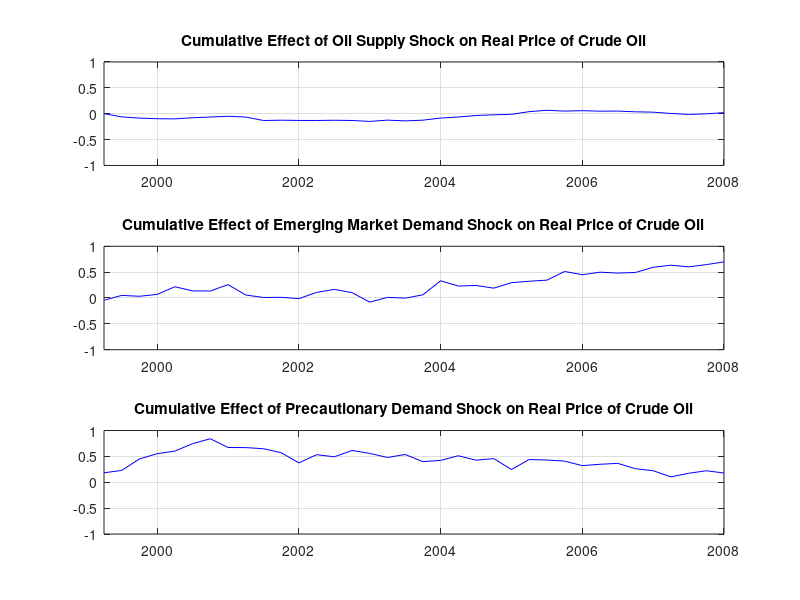

Here is the MATLAB script that generated this plot:
clear all;

global t

load oilsup.txt; x=oilsup; [t,q]=size(x);
load oilad.txt; y=oilad; [t,q]=size(y);
load oildd.txt; z=oildd; [t,q]=size(z);

p=0

irfsup = x(:,1)
oilsup = x(:,2)
irfsup = transpose(irfsup)
oilsup = transpose(oilsup)

irfad = y(:,1)
oilad = y(:,2)
irfad = transpose(irfad)
oilad = transpose(oilad)

irfdd = z(:,1)
oildd = z(:,2)
irfdd = transpose(irfdd)
oildd = transpose(oildd)

time=(1999+1/4:1/4:2007+4/4)';

xhat=zeros(t-p,1); yhat=zeros(t-p,1); zhat=zeros(t-p,1);
for i=1:t-p
    xhat(i,:)=dot(irfsup(1,1:i),oilsup(1,i:-1:1));
    yhat(i,:)=dot(irfad(1,1:i),oilad(1,i:-1:1));
    zhat(i,:)=dot(irfdd(1,1:i),oildd(1,i:-1:1));
end;

% Contribution to real price of oil
time=1999+1/4:1/4:2007+4/4;

subplot(3,1,1)
plot(time,xhat,'b-');
title('Cumulative Effect of Oil Supply Shock on Real Price of Crude Oil')
axis([1999+1/4 2007+4/4 -1 +1])
grid on

subplot(3,1,2)
plot(time,yhat,'b-');
title('Cumulative Effect of Emerging Market Demand Shock on Real Price of Crude Oil')
axis([1999+1/4 2007+4/4 -1 +1])
grid on

subplot(3,1,3)
plot(time,zhat,'b-');
title('Cumulative Effect of Precautionary Demand Shock on Real Price of Crude Oil')
axis([1999+1/4 2007+4/4 -1 +1])
grid on

